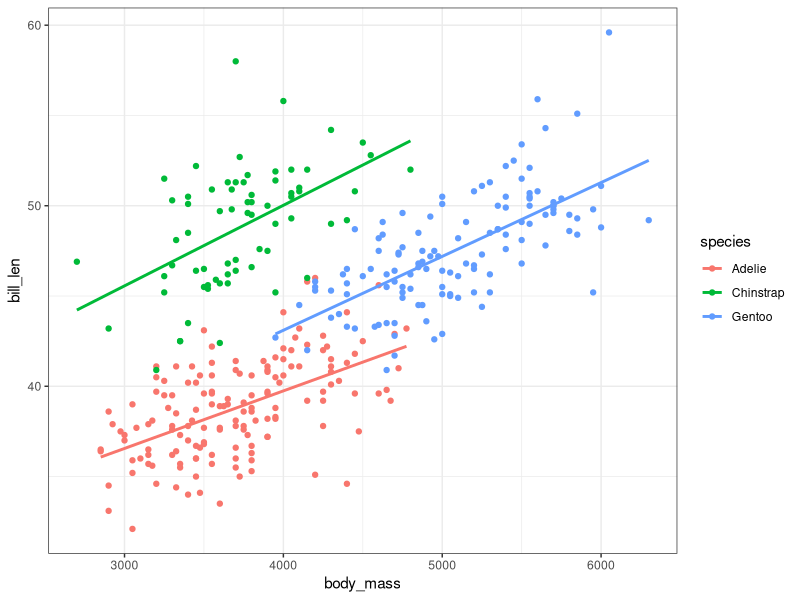

Recreate this plot in R.
library(tidyverse)

dt<-penguins

ggplot(data=dt,aes(x=body_mass,y=bill_len,color=species)) +
  geom_point() +
  geom_smooth(method="lm",se = F) +
  theme_bw()
